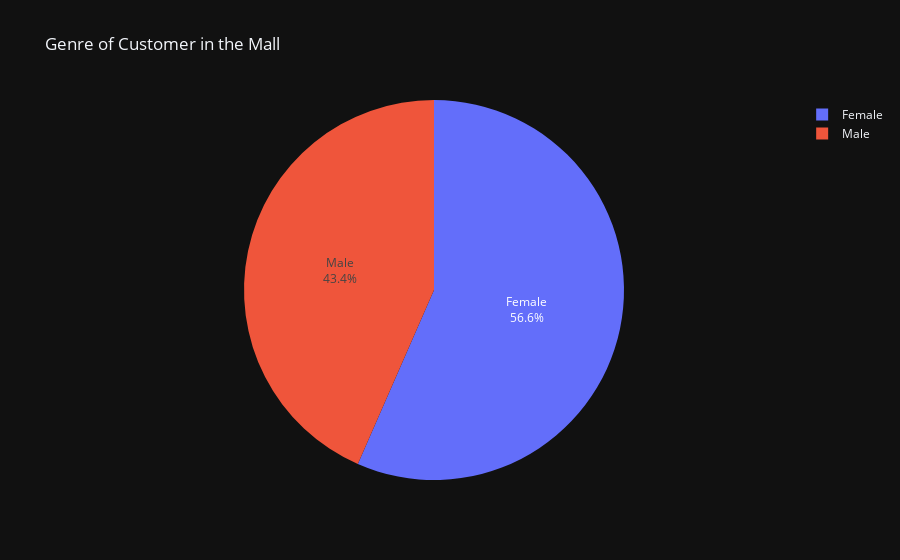

Notebook code cell kept with this figure:
### Markdown cell above
## Number of males and females in the data

### Code cell
fig = px.pie(values = df_cleaned['Genre'].value_counts(),
             names = df_cleaned['Genre'].value_counts().index,
             template = 'plotly_dark',
             title = 'Genre of Customer in the Mall'
             ).update_traces(textinfo='label+percent')

fig.show()

### Figure 1 — Plotly figure (JSON) as saved in the notebook; plotly's stock layout.template omitted (floating-point values rounded to 4 significant figures)
{"data": [{"domain": {"x": [0, 1], "y": [0, 1]}, "hovertemplate": "label=%{label}<br>value=%{value}<extra></extra>", "labels": ["Female", "Male"], "legendgroup": "", "name": "", "showlegend": true, "textinfo": "label+percent", "type": "pie", "values": [112, 86]}], "layout": {"legend": {"tracegroupgap": 0}, "title": {"text": "Genre of Customer in the Mall"}}}
